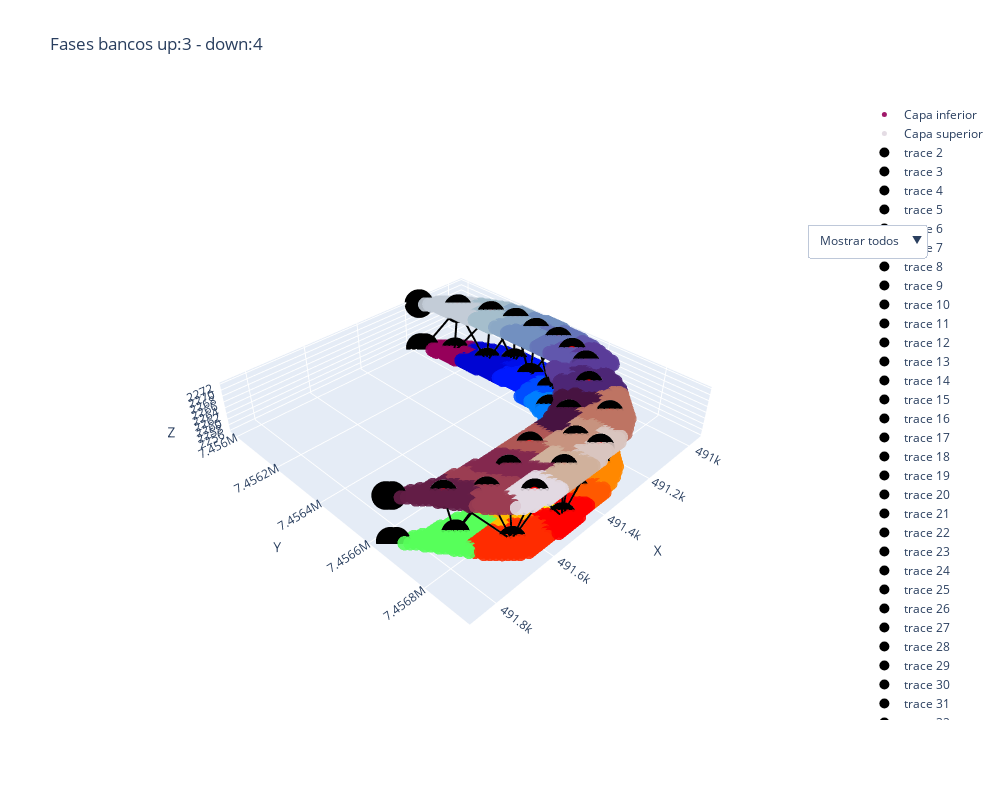

Here is the notebook cell this chart was saved with:
### Code cell
tb.plot_2_fase_banco_3D([fase_banco_lower, fase_banco_upper], arcs=arcs_clean, z_ratio=10)
